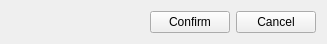
<?xml version="1.0" encoding="UTF-8"?>
<ui version="4.0">
 <class>DOkCancelButtons</class>
 <widget class="QWidget" name="DOkCancelButtons">
  <property name="geometry">
   <rect>
    <x>0</x>
    <y>0</y>
    <width>327</width>
    <height>43</height>
   </rect>
  </property>
  <property name="sizePolicy">
   <sizepolicy hsizetype="Minimum" vsizetype="Fixed">
    <horstretch>0</horstretch>
    <verstretch>0</verstretch>
   </sizepolicy>
  </property>
  <property name="windowTitle">
   <string>DOkCancelButtons</string>
  </property>
  <layout class="QHBoxLayout" name="horizontalLayout">
   <item>
    <widget class="QLabel" name="Feedback_Label">
     <property name="sizePolicy">
      <sizepolicy hsizetype="MinimumExpanding" vsizetype="Fixed">
       <horstretch>0</horstretch>
       <verstretch>0</verstretch>
      </sizepolicy>
     </property>
     <property name="text">
      <string/>
     </property>
    </widget>
   </item>
   <item>
    <widget class="QPushButton" name="Confirm_Button">
     <property name="sizePolicy">
      <sizepolicy hsizetype="Fixed" vsizetype="Fixed">
       <horstretch>0</horstretch>
       <verstretch>0</verstretch>
      </sizepolicy>
     </property>
     <property name="text">
      <string>Confirm</string>
     </property>
    </widget>
   </item>
   <item>
    <widget class="QPushButton" name="Cancel_Button">
     <property name="sizePolicy">
      <sizepolicy hsizetype="Fixed" vsizetype="Fixed">
       <horstretch>0</horstretch>
       <verstretch>0</verstretch>
      </sizepolicy>
     </property>
     <property name="text">
      <string>Cancel</string>
     </property>
    </widget>
   </item>
  </layout>
 </widget>
 <layoutdefault spacing="6" margin="11"/>
 <resources/>
 <connections/>
</ui>
